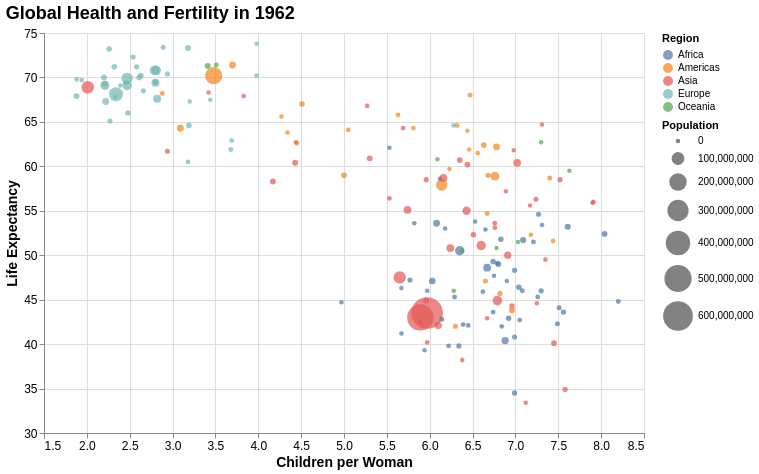

The notebook cell saved with this chart:
### Markdown cell above
<div class="alert alert-info" style="color:black">

### Question 7
rubric={accuracy:2,quality:1,viz:1}

<h4>
Python
</h4>
<ol type="1">
<li>Copy in your code from question 2.1 and confirm that your scatter plot is generated properly so that you didn't miss to copy anything.</li>
<li>Add a title of your choice to the chart.</li>
<li>Set the x-axis and y-axis scale so that they don’t include zero and are zoomed in to the extent of the data instead.</li>
<li>Set proper titles for the axis and the legends, which include spaces instead of underscores and are capitalized.</li>
<li>Some of the dots are really hard to see because they are so small and it is a bit difficult to distinguish the changes in size as well. Let’s make everything bigger and emphasize the size difference by using the <a href="https://altair-viz.github.io/gallery/airport_connections.html">range argument to <code>alt.Scale</code></a> (there is a lot of other things going on in this example, so just focus on how they specify <code>size</code>).</li>
<li>Enlarge the axis title font by finding and setting the <a href="https://altair-viz.github.io/user_guide/configuration.html?highlight=titlefont#axis-configuration">right parameter of <code>.configure_axis</code></a></li>
</ol>

</div>

### Code cell
url = "https://raw.githubusercontent.com/UofTCoders/workshops-dc-py/master/data/processed/world-data-gapminder.csv"
df = pd.read_csv(url, parse_dates=['year'])
plot_data = df[df['year'] == '1962-01-01']

chart_7 = alt.Chart(plot_data).mark_circle().encode(

    x=alt.X('children_per_woman:Q', 
            title='Children per Woman', 
            scale=alt.Scale(zero=False)),
    y=alt.Y('life_expectancy:Q', 
            title='Life Expectancy', 
            scale=alt.Scale(zero=False)),
    color=alt.Color('region:N', title='Region'),
    size=alt.Size('population:Q', 
                  title='Population', 
                  scale=alt.Scale(range=[20, 1000]))
).properties(
    title='Global Health and Fertility in 1962',
    width=600,
    height=400
).configure_axis(
    titleFontSize=14,
    labelFontSize=12
).configure_title(
    fontSize=18,
    anchor='start'
)

chart_7

### Figure 1 — Vega specification as saved in the notebook (floating-point values rounded to 4 significant figures; data arrays with more than 128 entries replaced by an {"elided": "..."} marker saying what was removed)
{"$schema": "https://vega.github.io/schema/vega/v6.json", "data": [{"name": "source_0", "values": {"elided": "178 records"}}, {"name": "source_0_x_domain_children_per_woman", "values": [{"min": 1.88, "max": 8.2}]}, {"name": "source_0_y_domain_life_expectancy", "values": [{"min": 33.4, "max": 73.8}]}, {"name": "source_0_color_domain_region", "values": [{"region": "Asia"}, {"region": "Europe"}, {"region": "Africa"}, {"region": "Americas"}, {"region": "Oceania"}]}, {"name": "source_0_size_domain_population", "values": [{"min": 43300, "max": 680000000}]}], "marks": [{"type": "symbol", "name": "marks", "from": {"data": "source_0"}, "encode": {"update": {"x": {"field": "children_per_woman", "scale": "x"}, "y": {"field": "life_expectancy", "scale": "y"}, "shape": {"value": "circle"}, "size": {"field": "population", "scale": "size"}, "opacity": {"value": 0.7}, "fill": {"field": "region", "scale": "color"}}}, "style": ["circle"]}], "scales": [{"name": "x", "type": "linear", "domain": [{"signal": "(data(\"source_0_x_domain_children_per_woman\")[0] || {}).min"}, {"signal": "(data(\"source_0_x_domain_children_per_woman\")[0] || {}).max"}], "range": [0, {"signal": "width"}], "nice": true, "zero": false}, {"name": "y", "type": "linear", "domain": [{"signal": "(data(\"source_0_y_domain_life_expectancy\")[0] || {}).min"}, {"signal": "(data(\"source_0_y_domain_life_expectancy\")[0] || {}).max"}], "range": [{"signal": "height"}, 0], "zero": false, "nice": true}, {"name": "color", "type": "ordinal", "domain": {"data": "source_0_color_domain_region", "field": "region", "sort": true}, "range": "category"}, {"name": "size", "type": "linear", "domain": [{"signal": "(data(\"source_0_size_domain_population\")[0] || {}).min"}, {"signal": "(data(\"source_0_size_domain_population\")[0] || {}).max"}], "range": [20, 1000], "zero": true}], "axes": [{"scale": "x", "orient": "bottom", "domain": false, "labels": false, "aria": false, "tickCount": {"signal": "ceil(width/40)"}, "maxExtent": 0, "minExtent": 0, "ticks": false, "gridScale": "y", "grid": true, "zindex": 0}, {"scale": "y", "labels": false, "zindex": 0, "domain": false, "aria": false, "maxExtent": 0, "minExtent": 0, "gridScale": "x", "tickCount": {"signal": "ceil(height/40)"}, "ticks": false, "orient": "left", "grid": true}, {"scale": "x", "orient": "bottom", "tickCount": {"signal": "ceil(width/40)"}, "labelOverlap": true, "grid": false, "zindex": 0, "title": "Children per Woman", "labelFlush": true}, {"scale": "y", "title": "Life Expectancy", "labelOverlap": true, "tickCount": {"signal": "ceil(height/40)"}, "zindex": 0, "orient": "left", "grid": false}], "title": {"text": "Global Health and Fertility in 1962", "anchor": "start"}, "background": "white", "height": 400, "width": 600, "legends": [{"title": "Region", "fill": "color", "symbolType": "circle", "encode": {"symbols": {"update": {"opacity": {"value": 0.7}}}}}, {"title": "Population", "size": "size", "symbolType": "circle", "encode": {"symbols": {"update": {"fill": {"value": "black"}, "fillOpacity": {"value": 0.7}, "opacity": {"value": 0.7}, "stroke": {"value": "transparent"}}}}}], "style": "cell", "padding": 5, "config": {"axis": {"labelFontSize": 12, "titleFontSize": 14}, "style": {"group-title": {"fontSize": 18}}}}
